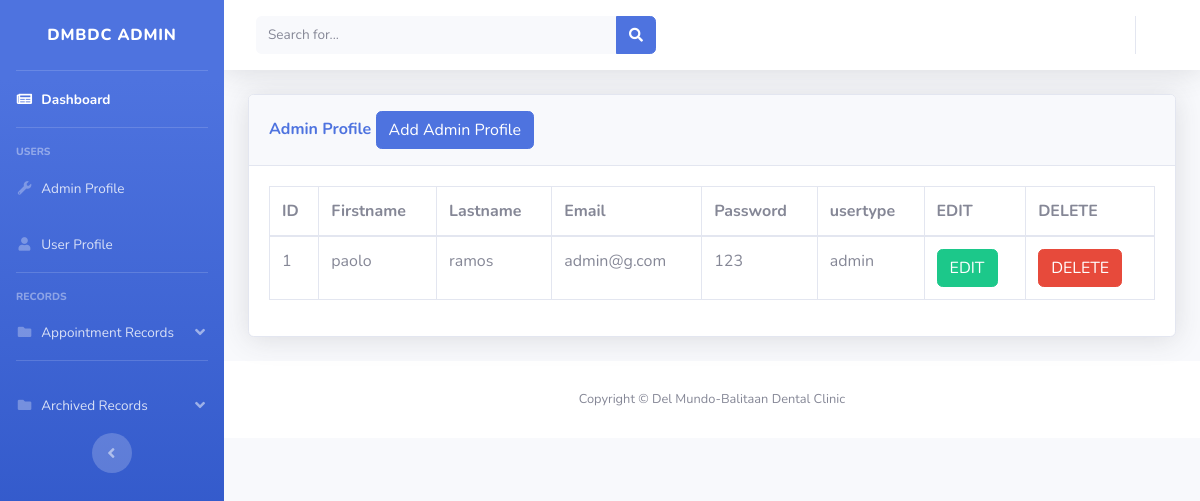
/admin/register.php, run on the app's committed database.
### tables this page shows
CREATE TABLE `register` (
  `id` int(11) NOT NULL,
  `firstname` varchar(50) NOT NULL,
  `lastname` varchar(50) NOT NULL,
  `email` varchar(50) NOT NULL,
  `password` varchar(50) NOT NULL,
  `usertype` varchar(50) NOT NULL
);

### admin/register.php (the view, shortened to what this page needs)
<?php
include('includes/header.php');
include('includes/navbar.php');
include('includes/navbar-top.php');
?>
<div class="container-fluid">
    <div class="card shadow mb-4">
        <div class="card-header py-3">
            <h6 class="m-0 font-weight-bold text-primary">Admin Profile
            <button type="button" class="btn btn-primary" data-toggle="modal" data-target="#addadminprofile">
       Add Admin Profile
</button>
            </h6>
        </div>
        <div class="card-body">
            <div class="table-responsive">
                <?php
            $connection = mysqli_connect("localhost", "root", "", "adminpanel");
            $query = "SELECT *FROM register WHERE usertype='admin'";
            $query_run = mysqli_query($connection, $query);
            ?>
                <table class="table table-bordered" id="dataTable" width="100%" cellspacing="0">
                    <thead>
                        <tr>
                            <th> ID </th>
                            <th>Firstname</th>
                            <th>Lastname</th>
                            <th>Email </th>
                            <th>Password</th>
                            <th>usertype</th>
                            <th>EDIT</th>
                            <th>DELETE</th>
                        </tr>
                    </thead>
                    <tbody>
                    <?php
                        if(mysqli_num_rows($query_run) > 0)
                        {
                            while($row = mysqli_fetch_assoc($query_run))
                            {
                        ?>
                            <tr>
                                <td><?php  echo $row['id']; ?></td>
                                <td><?php  echo $row['firstname']; ?></td>
                                <td><?php  echo $row['lastname']; ?></td>
                                <td><?php  echo $row['email']; ?></td>
                                <td><?php  echo $row['password']; ?></td>
                                <td><?php  echo $row['usertype']; ?></td>
                                <td>
                                    <form action="register_edit.php" method="post">
                                        <button type="submit" name="edit_btn" class="btn btn-success"> EDIT</button>
                                    </form>
                                </td>
                                <td>
                                    <form action="code.php" method="post">
                                        <button type="submit" name="arch_btn" class="btn btn-danger"> DELETE</button>
                                    </form>
                                </td>
                            </tr>
                        <?php
                            }
                        }
                        else {
                            echo "No Record Found";
                        }
                        ?>
                    </tbody>
                </table>
            </div>
        </div>
    </div>
</div>
<?php
include('includes/footer.php');
?>

### data on the page
register: id "1", firstname "paolo", lastname "ramos", email "admin@g.com", password "123", usertype "admin"
